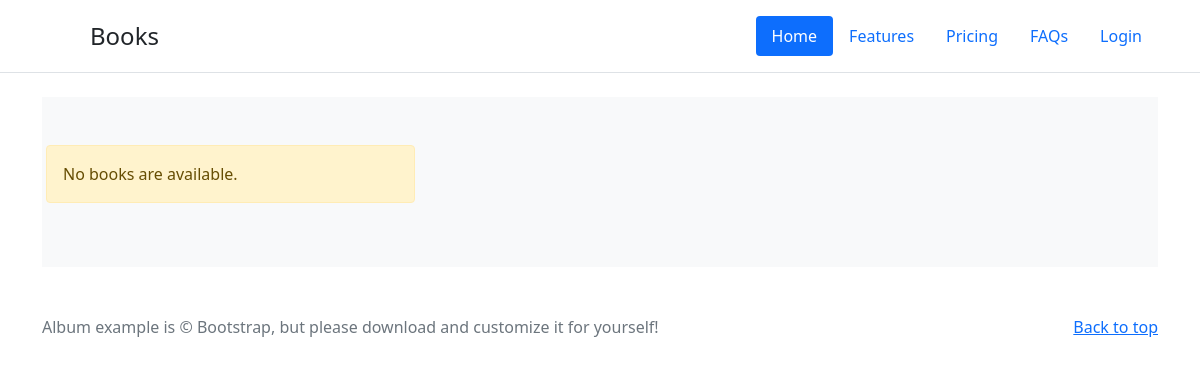
Page /books/W. Frank Ableson on the earlier database version.
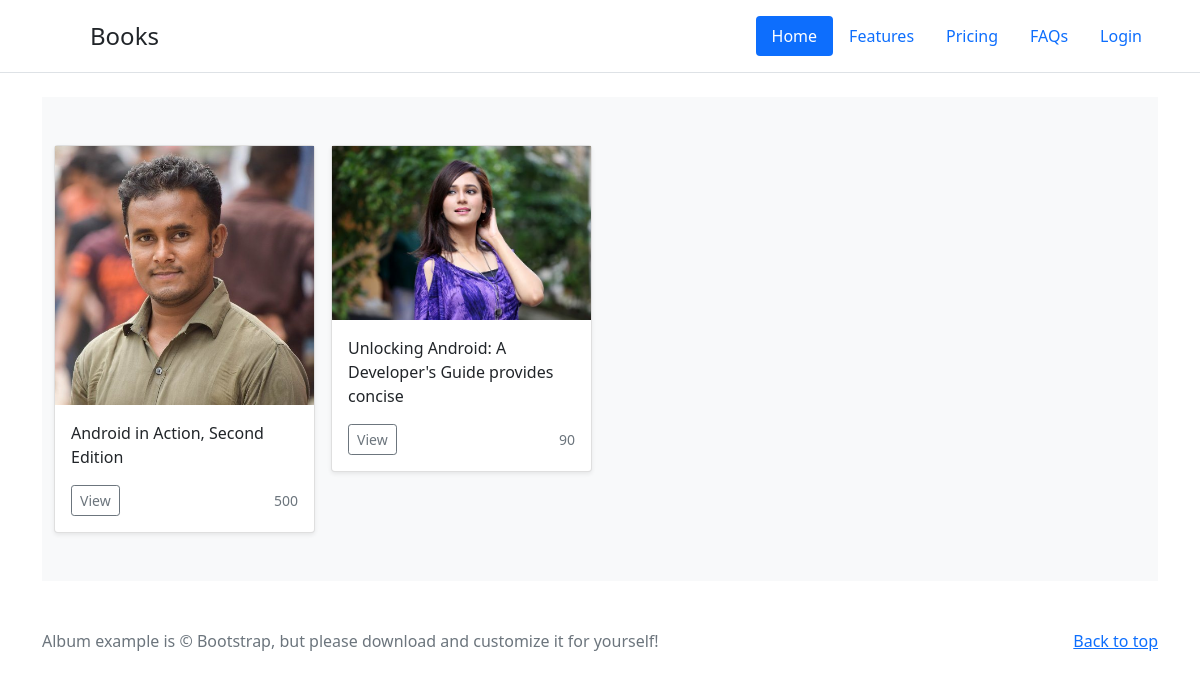
Same page on the later database version.
### books/models.py (models this page shows, shortened)
class Book(models.Model):
    title = models.CharField(max_length=200)
    isbn = models.CharField(max_length=150, null=True)
    pageCount = models.IntegerField(default=0)
    longDescription = models.TextField(null=True)
    created_at = models.DateTimeField(null=True)
    updated_at = models.DateTimeField(null=True)
    authors = models.ManyToManyField(Author)
    image = models.ImageField(upload_to='books_thumbs', null=True)

### books/views.py (the view)
# urls.py: path('<str:author>', views.author, name='author.books'),
def author(request, author):
    books = Book.objects.filter(authors__name=author)
    data = {
        'title': author+' book list | Book Shop',
        'page_titie': 'Books of ' + author,
        'books' : books,
    }
    return render(request, 'books/book_list.html', data)

### books/templates/books/book_list.html (shortened to what this page needs)
{% extends 'base.html' %}
{% block content %}
<main>
  <div class="album py-5 bg-light">
    <div class="container">
      <div class="row row-cols-1 row-cols-sm-2 row-cols-md-3 g-3">
        {% if books %}
          {% for book in books %}
          <div class="col-md-3">
            <div class="card shadow-sm">
              <a href="{% url 'book.show' book.id  %}">
                <img style="width: 100%;" src="{{book.image.url}}" />
              </a>
              <div class="card-body">
                <p class="card-text">{{book.title}}</p>
                <div class="d-flex justify-content-between align-items-center">
                  <div class="btn-group">
                    <a href="{% url 'book.show' book.id  %}"><button type="button" class="btn btn-sm btn-outline-secondary">View</button></a>
                  </div>
                  <small class="text-muted"> {{book.pageCount}}</small>
                </div>
              </div>
            </div>
          </div>
          {% endfor %}
        {% else %}
            <div class="alert alert-warning">No books are available.</div>
        {% endif %}
      </div>
    </div>
  </div>
</main>
{% endblock  %}

### templates/base.html (shortened to what this page needs)
<!doctype html>
<html lang="en">
  <head>
    <link href="https://cdn.jsdelivr.net/npm/bootstrap@5.1.2/dist/css/bootstrap.min.css" rel="stylesheet">
  </head>
  <body>
      <header class="py-3 mb-4 border-bottom">
            <section class="container d-flex flex-wrap justify-content-center">
                <a href="/books" class="d-flex align-items-center mb-3 mb-md-0 me-md-auto text-dark text-decoration-none">
                    <svg class="bi me-2" width="40" height="32"><use xlink:href="#bootstrap"></use></svg>
                    <span class="fs-4">Books</span>
                </a>
                <ul class="nav nav-pills">
                    <li class="nav-item"><a href="#" class="nav-link active" aria-current="page">Home</a></li>
                    <li class="nav-item"><a href="#" class="nav-link">Features</a></li>
                    <li class="nav-item"><a href="#" class="nav-link">Pricing</a></li>
                    <li class="nav-item"><a href="#" class="nav-link">FAQs</a></li>
                    {% if user.is_authenticated %}
                      <li class="nav-item"><a href="{% url 'logout' %}?next={{request.path}}" class="nav-link">Logout</a></li>
                    {% else %}
                      <li class="nav-item"><a href="{% url 'login' %}?next={{request.path}}" class="nav-link">Login</a></li>
                    {% endif %}
                </ul>
            </section>
        </header>
      <div class="container">
           {% block content %}
           {% endblock  %}
      </div>
      <footer class="text-muted py-5">
        <div class="container">
          <p class="float-end mb-1">
            <a href="#">Back to top</a>
          </p>
          <p class="mb-1">Album example is © Bootstrap, but please download and customize it for yourself!</p>
        </div>
      </footer>
  </body>
</html>

Differences in the rows shown:
now on this page (row edited): Book: image (picture), title "Android in Action, Second Edition", pageCount "500"
now on this page (row edited): Book: image (picture), title "Unlocking Android: A Developer's Guide provides concise", pageCount "90"
Other differences:
text no longer shown: "No books are available."
